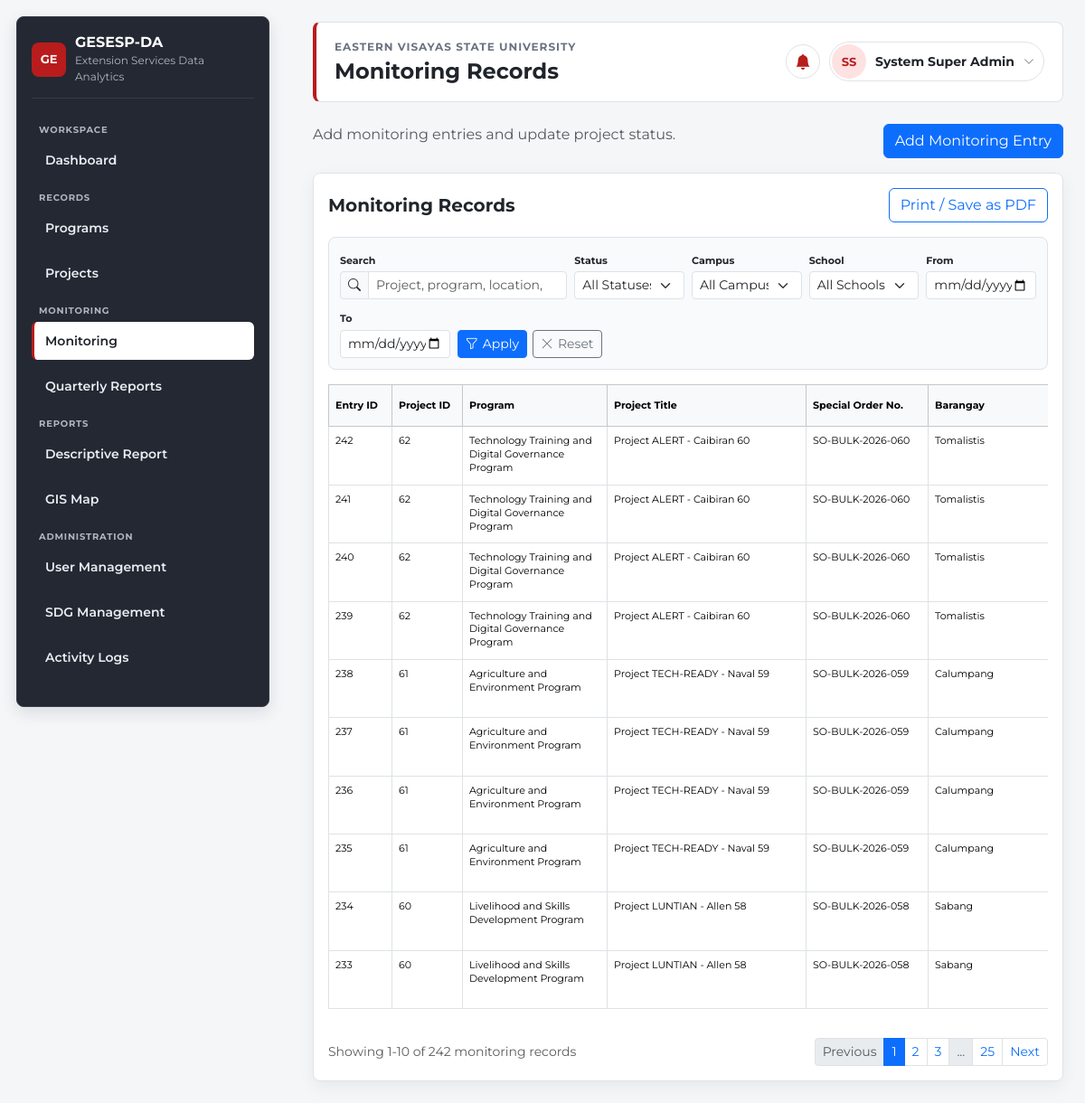
The page /index.php?page=monitoring (signed in) on the database its author committed.
### tables this page shows
CREATE TABLE `monitoring_entries` (
  `id` int(11) NOT NULL,
  `project_id` int(11) DEFAULT NULL,
  `activity_title` varchar(255) DEFAULT NULL,
  `monitoring_date` date DEFAULT NULL,
  `source_of_fund` varchar(255) DEFAULT NULL,
  `status` enum('On-going','Completed','Inactive','Expired','Terminated') DEFAULT 'On-going',
  `terminal_report_date` date DEFAULT NULL,
  `activity_description` text DEFAULT NULL,
  `remarks` text DEFAULT NULL,
  `evsu_campus` varchar(150) DEFAULT NULL,
  `campus_school` varchar(50) DEFAULT NULL,
  `barangay` varchar(150) DEFAULT NULL,
  `municipality` varchar(150) DEFAULT NULL,
  `province` varchar(150) DEFAULT NULL,
  `created_at` timestamp NOT NULL DEFAULT current_timestamp()
);

CREATE TABLE `programs` (
  `id` int(11) NOT NULL,
  `program_title` varchar(255) NOT NULL,
  `program_description` text DEFAULT NULL,
  `leader` varchar(180) DEFAULT NULL,
  `assistant_leader` varchar(180) DEFAULT NULL,
  `members` text DEFAULT NULL,
  `project_cost` decimal(12,2) DEFAULT 0.00,
  `start_date` date DEFAULT NULL,
  `end_date` date DEFAULT NULL,
  `special_order_no` varchar(120) DEFAULT NULL,
  `created_at` timestamp NOT NULL DEFAULT current_timestamp()
);

CREATE TABLE `projects` (
  `id` int(11) NOT NULL,
  `program_id` int(11) DEFAULT NULL,
  `project_title` varchar(255) NOT NULL,
  `sdg` text DEFAULT NULL,
  `partners` varchar(255) DEFAULT NULL,
  `partner` varchar(255) DEFAULT NULL,
  `type_of_clientele` varchar(180) DEFAULT NULL,
  `clientele_type` varchar(180) DEFAULT NULL,
  `leader` varchar(180) DEFAULT NULL,
  `assistant_leader` varchar(180) DEFAULT NULL,
  `members` text DEFAULT NULL,
  `participants` int(11) DEFAULT 0,
  `project_cost` decimal(12,2) DEFAULT 0.00,
  `start_date` date DEFAULT NULL,
  `end_date` date DEFAULT NULL,
  `special_order_no` varchar(120) DEFAULT NULL,
  `province` varchar(150) DEFAULT NULL,
  `municipality` varchar(150) DEFAULT NULL,
  `barangay` varchar(150) DEFAULT NULL,
  `latitude` decimal(10,6) DEFAULT NULL,
  `longitude` decimal(10,6) DEFAULT NULL,
  `barangay_latitude` decimal(10,6) DEFAULT NULL,
  `barangay_longitude` decimal(10,6) DEFAULT NULL,
  `status` enum('On-going','Completed','Inactive','Expired','Terminated') DEFAULT 'On-going',
  `created_at` timestamp NOT NULL DEFAULT current_timestamp()
);

### app/controllers/MonitoringController.php (called while the page is built, shortened)
<?php
require_once "app/models/Monitoring.php";
class MonitoringController {
    private $model;
    public function __construct($db) {
        $this->model = new Monitoring($db);
    }
    public function index() {
        $monitoringFilters = $this->monitoringFilters();
        $pagination = paginationParams($this->model->countFiltered($monitoringFilters), 10);
        $monitoring = $this->model->paginatedFiltered($monitoringFilters, $pagination['per_page'], $pagination['offset']);
        include "app/views/monitoring/index.php";
    }
    private function monitoringFilters() {
        $keys = ['q', 'status', 'campus', 'school', 'date_from', 'date_to'];
        $filters = [];
        foreach($keys as $key) {
            $filters[$key] = trim((string)($_GET[$key] ?? ''));
        }
        return $filters;
    }
}
?>

### app/models/Monitoring.php (called while the page is built, shortened)
<?php
class Monitoring {
    private $conn;
    public function __construct($db) {
        $this->conn = $db;
        $this->ensureCampusColumns();
    }
    private function esc($value) {
        return $this->conn->real_escape_string($value ?? '');
    }
    private function ensureCampusColumns() {
        $this->ensureColumn('evsu_campus', "ALTER TABLE monitoring_entries ADD COLUMN evsu_campus varchar(150) DEFAULT NULL AFTER remarks");
        $this->ensureColumn('campus_school', "ALTER TABLE monitoring_entries ADD COLUMN campus_school varchar(50) DEFAULT NULL AFTER evsu_campus");
    }
    private function ensureColumn($column, $sql) {
        $column = $this->esc($column);
        $result = @$this->conn->query("SHOW COLUMNS FROM monitoring_entries LIKE '$column'");
        if($result && $result->num_rows > 0) return true;
        $result = @$this->conn->query("SHOW COLUMNS FROM monitoring_entries LIKE '$column'");
        return $result && $result->num_rows > 0;
    }
    public function countFiltered($filters = []) {
        $whereSql = $this->filterWhereSql($filters);
        $sql = "SELECT COUNT(*) AS total
                FROM monitoring_entries me
                LEFT JOIN projects pr ON pr.id = me.project_id
                LEFT JOIN programs pg ON pg.id = pr.program_id".$whereSql;
        $result = $this->conn->query($sql);
        return $result ? intval($result->fetch_assoc()['total'] ?? 0) : 0;
    }
    public function paginatedFiltered($filters, $limit, $offset) {
        $limit = max(1, intval($limit));
        $offset = max(0, intval($offset));
        return $this->queryMonitoring($this->filterWhereSql($filters), " LIMIT $limit OFFSET $offset");
    }
    private function queryMonitoring($whereSql = '', $limitSql = '') {
        $sql = "SELECT
                    me.*,
                    pg.program_title,
                    pr.project_title,
                    pr.sdg,
                    pr.partners AS partner,
                    pr.leader,
                    pr.assistant_leader AS assistant,
                    pr.members,
                    pr.special_order_no,
                    pr.type_of_clientele,
                    COALESCE(NULLIF(me.status,''), pr.status, 'On-going') AS status,
                    COALESCE(NULLIF(me.barangay,''), pr.barangay, '') AS barangay,
                    COALESCE(NULLIF(me.municipality,''), pr.municipality, '') AS municipality,
                    COALESCE(NULLIF(me.province,''), pr.province, '') AS province
                FROM monitoring_entries me
                LEFT JOIN projects pr ON pr.id = me.project_id
                LEFT JOIN programs pg ON pg.id = pr.program_id
                ".$whereSql."
                ORDER BY me.created_at DESC, me.id DESC".$limitSql;
        $result = $this->conn->query($sql);
        $data = [];
        if($result) while($row = $result->fetch_assoc()) $data[] = $row;
        return $data;
    }
    private function filterWhereSql($filters) {
        $filters = is_array($filters) ? $filters : [];
        $where = [];
        $q = trim((string)($filters['q'] ?? ''));
        $status = trim((string)($filters['status'] ?? ''));
        $campus = trim((string)($filters['campus'] ?? ''));
        $school = trim((string)($filters['school'] ?? ''));
        $dateFrom = trim((string)($filters['date_from'] ?? ''));
        $dateTo = trim((string)($filters['date_to'] ?? ''));
        return empty($where) ? '' : ' WHERE '.implode(' AND ', $where);
    }
}
?>

### app/views/monitoring/index.php (shortened to what this page needs)
<?php include "app/views/layouts/header.php"; ?>
<?php
$monitoringFilters = $monitoringFilters ?? ['q' => '', 'status' => '', 'campus' => '', 'school' => '', 'date_from' => '', 'date_to' => ''];
$hasMonitoringFilters = count(array_filter($monitoringFilters, function($value) {
    return trim((string)$value) !== '';
})) > 0;
?>
<div class="d-flex flex-wrap justify-content-between align-items-start gap-3 mb-3">
    <p class="text-muted mb-0">Add monitoring entries and update project status.</p>
    <button class="btn btn-primary" data-bs-toggle="modal" data-bs-target="#addMonitoringModal">Add Monitoring Entry</button>
</div>
<div class="card p-3">
    <div class="d-flex justify-content-between align-items-center mb-3">
        <h5 class="fw-bold mb-0">Monitoring Records</h5>
        <button onclick="window.print()" class="btn btn-outline-primary no-print">Print / Save as PDF</button>
    </div>
    <div class="monitoring-filter-bar no-print mb-3">
        <form method="GET" class="row g-2 align-items-end">
            <div class="col-12 col-lg-4">
                <label class="form-label" for="monitoringSearch">Search</label>
                <div class="input-group input-group-sm">
                    <span class="input-group-text"><i class="bi bi-search" aria-hidden="true"></i></span>
                    <input type="search" class="form-control" id="monitoringSearch" name="q" value="<?= htmlspecialchars($monitoringFilters['q'] ?? '') ?>" placeholder="Project, program, location, update">
                </div>
            </div>
            <div class="col-6 col-md-3 col-lg-2">
                <label class="form-label" for="monitoringStatusFilter">Status</label>
                <select class="form-select form-select-sm" id="monitoringStatusFilter" name="status">
                    <option value="">All Statuses</option>
                </select>
            </div>
            <div class="col-6 col-md-3 col-lg-2">
                <label class="form-label" for="monitoringCampusFilter">Campus</label>
                <select class="form-select form-select-sm" id="monitoringCampusFilter" name="campus">
                    <option value="">All Campuses</option>
                </select>
            </div>
            <div class="col-6 col-md-3 col-lg-2">
                <label class="form-label" for="monitoringSchoolFilter">School</label>
                <select class="form-select form-select-sm" id="monitoringSchoolFilter" name="school">
                    <option value="">All Schools</option>
                </select>
            </div>
            <div class="col-6 col-md-3 col-lg-2">
                <label class="form-label" for="monitoringDateFrom">From</label>
                <input type="date" class="form-control form-control-sm" id="monitoringDateFrom" name="date_from" value="<?= htmlspecialchars($monitoringFilters['date_from'] ?? '') ?>">
            </div>
            <div class="col-6 col-md-3 col-lg-2">
                <label class="form-label" for="monitoringDateTo">To</label>
                <input type="date" class="form-control form-control-sm" id="monitoringDateTo" name="date_to" value="<?= htmlspecialchars($monitoringFilters['date_to'] ?? '') ?>">
            </div>
            <div class="col-12 col-lg-auto">
                <div class="monitoring-filter-actions">
                    <button class="btn btn-sm btn-primary" type="submit">
                        <i class="bi bi-funnel" aria-hidden="true"></i>
                        Apply
                    </button>
                    <a class="btn btn-sm btn-outline-secondary" href="index.php?page=monitoring">
                        <i class="bi bi-x-lg" aria-hidden="true"></i>
                        Reset
                    </a>
                </div>
            </div>
        </form>
    </div>
    <div class="table-responsive monitoring-table-wrap">
        <table class="table table-bordered table-hover align-middle monitoring-records-table">
            <colgroup>
                <col class="col-entry-id">
                <col class="col-project-id">
                <col class="col-program">
                <col class="col-project-title">
                <col class="col-special-order">
                <col class="col-location">
                <col class="col-location">
                <col class="col-location">
                <col class="col-sdg">
                <col class="col-partner">
                <col class="col-clientele">
                <col class="col-campus">
                <col class="col-school">
                <col class="col-person">
                <col class="col-person">
                <col class="col-members">
                <col class="col-monitoring-title">
                <col class="col-date">
                <col class="col-fund">
                <col class="col-date">
                <col class="col-status">
                <col class="col-description">
                <col class="col-remarks">
                <col class="col-created">
                <col class="col-actions no-print">
            </colgroup>
            <thead class="table-light">
                <tr>
                    <th>Entry ID</th>
                    <th>Project ID</th>
                    <th>Program</th>
                    <th>Project Title</th>
                    <th>Special Order No.</th>
                    <th>Barangay</th>
                </tr>
            </thead>
            <tbody>
                <?php foreach(($monitoring ?? $records ?? []) as $m): ?>
                    <tr>
                        <td><?= htmlspecialchars($m['id'] ?? '') ?></td>
                        <td><?= htmlspecialchars($m['project_id'] ?? '') ?></td>
                        <td><?= htmlspecialchars($m['program_title'] ?? '') ?></td>
                        <td><?= htmlspecialchars($m['project_title'] ?? '') ?></td>
                        <td><?= htmlspecialchars($m['special_order_no'] ?? '') ?></td>
                        <td><?= htmlspecialchars($m['barangay'] ?? '') ?></td>
                    </tr>
                <?php endforeach; ?>
            </tbody>
        </table>
    </div>
    <?= renderPagination($pagination ?? [], $hasMonitoringFilters ? 'matching monitoring records' : 'monitoring records') ?>
</div>
<?php include "app/views/layouts/footer.php"; ?>

### public/assets/css/style.css (style rules this page uses)
:root { --font-sans: "Montserrat", Arial, Helvetica, sans-serif; --bs-body-font-family: var(--font-sans); --body-bg: #f5f6f8; --surface: #ffffff; --border: #dfe3e8; --text: #20242b; --muted: #6b7280; --sidebar-bg: #242832; --sidebar-border: #353b47; --sidebar-text: #f8fafc; --sidebar-muted: #aeb6c2; --accent: #b91c1c; --accent-soft: #fee2e2; }
* { box-sizing: border-box; }
body { min-height: 100vh; margin: 0; background: var(--body-bg); color: var(--text); font-family: var(--font-sans); }
.card { border: 1px solid var(--border); border-radius: 8px; box-shadow: 0 6px 18px rgba(15, 23, 42, .06); }

### app/views/monitoring/index.php (style rules this page uses)
.monitoring-filter-bar { padding: 12px; background: #f8fafc; border: 1px solid var(--border); border-radius: 8px; }
.monitoring-filter-bar .form-label { margin-bottom: 4px; color: var(--text); font-size: 11px; font-weight: 700; }
.monitoring-filter-actions { display: flex; flex-wrap: wrap; gap: 6px; }
.monitoring-filter-actions .btn { display: inline-flex; align-items: center; gap: 5px; min-height: 31px; }
.monitoring-table-wrap { overflow-x: auto; }
.monitoring-records-table { width: 100%; min-width: 3300px; table-layout: fixed; font-size: 11px; line-height: 1.35; }
.monitoring-records-table col.col-entry-id { width: 70px; }
.monitoring-records-table col.col-project-id { width: 78px; }
.monitoring-records-table col.col-program { width: 160px; }
.monitoring-records-table col.col-project-title { width: 220px; }
.monitoring-records-table col.col-special-order { width: 135px; }
.monitoring-records-table col.col-location { width: 135px; }
.monitoring-records-table th, .monitoring-records-table td { padding: 8px 7px !important; white-space: normal; overflow-wrap: anywhere; word-break: break-word; vertical-align: top !important; }
.monitoring-records-table th { vertical-align: middle !important; }

### rows shown on the page
monitoring_entries: id "242", project "62", programs.program_title "Technology Training and Digital Governance Program", project.project_title "Project ALERT - Caibiran 60", project.special_order_no "SO-BULK-2026-060", barangay "Tomalistis"
monitoring_entries: id "241", project "62", programs.program_title "Technology Training and Digital Governance Program", project.project_title "Project ALERT - Caibiran 60", project.special_order_no "SO-BULK-2026-060", barangay "Tomalistis"
monitoring_entries: id "240", project "62", programs.program_title "Technology Training and Digital Governance Program", project.project_title "Project ALERT - Caibiran 60", project.special_order_no "SO-BULK-2026-060", barangay "Tomalistis"
monitoring_entries: id "239", project "62", programs.program_title "Technology Training and Digital Governance Program", project.project_title "Project ALERT - Caibiran 60", project.special_order_no "SO-BULK-2026-060", barangay "Tomalistis"
monitoring_entries: id "238", project "61", programs.program_title "Agriculture and Environment Program", project.project_title "Project TECH-READY - Naval 59", project.special_order_no "SO-BULK-2026-059", barangay "Calumpang"
monitoring_entries: id "237", project "61", programs.program_title "Agriculture and Environment Program", project.project_title "Project TECH-READY - Naval 59", project.special_order_no "SO-BULK-2026-059", barangay "Calumpang"
monitoring_entries: id "236", project "61", programs.program_title "Agriculture and Environment Program", project.project_title "Project TECH-READY - Naval 59", project.special_order_no "SO-BULK-2026-059", barangay "Calumpang"
monitoring_entries: id "235", project "61", programs.program_title "Agriculture and Environment Program", project.project_title "Project TECH-READY - Naval 59", project.special_order_no "SO-BULK-2026-059", barangay "Calumpang"
monitoring_entries: id "234", project "60", programs.program_title "Livelihood and Skills Development Program", project.project_title "Project LUNTIAN - Allen 58", project.special_order_no "SO-BULK-2026-058", barangay "Sabang"
monitoring_entries: id "233", project "60", programs.program_title "Livelihood and Skills Development Program", project.project_title "Project LUNTIAN - Allen 58", project.special_order_no "SO-BULK-2026-058", barangay "Sabang"

### other values the page prints
systemName() "GESESP-DA"
systemSubtitle() "Extension Services Data Analytics"
$pageTitle "Monitoring Records"
$initials "SS"
$fullName "System Super Admin"
$from "1"
$to "10"
$total "242"
$label "monitoring records"
$totalPages "25"
